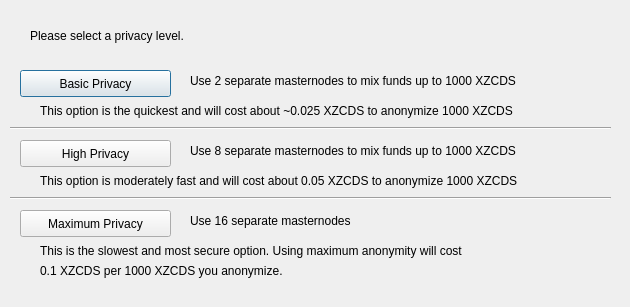
<?xml version="1.0" encoding="UTF-8"?>
<ui version="4.0">
 <class>DarksendConfig</class>
 <widget class="QDialog" name="DarksendConfig">
  <property name="geometry">
   <rect>
    <x>0</x>
    <y>0</y>
    <width>630</width>
    <height>307</height>
   </rect>
  </property>
  <property name="windowTitle">
   <string>Configure PrivateSend</string>
  </property>
  <widget class="QPushButton" name="buttonBasic">
   <property name="geometry">
    <rect>
     <x>20</x>
     <y>70</y>
     <width>151</width>
     <height>27</height>
    </rect>
   </property>
   <property name="text">
    <string>Basic Privacy</string>
   </property>
  </widget>
  <widget class="QPushButton" name="buttonHigh">
   <property name="geometry">
    <rect>
     <x>20</x>
     <y>140</y>
     <width>151</width>
     <height>27</height>
    </rect>
   </property>
   <property name="text">
    <string>High Privacy</string>
   </property>
  </widget>
  <widget class="QPushButton" name="buttonMax">
   <property name="geometry">
    <rect>
     <x>20</x>
     <y>210</y>
     <width>151</width>
     <height>27</height>
    </rect>
   </property>
   <property name="text">
    <string>Maximum Privacy</string>
   </property>
  </widget>
  <widget class="QLabel" name="label">
   <property name="geometry">
    <rect>
     <x>30</x>
     <y>20</y>
     <width>571</width>
     <height>31</height>
    </rect>
   </property>
   <property name="text">
    <string>Please select a privacy level.</string>
   </property>
  </widget>
  <widget class="QLabel" name="label_2">
   <property name="geometry">
    <rect>
     <x>190</x>
     <y>70</y>
     <width>421</width>
     <height>21</height>
    </rect>
   </property>
   <property name="text">
    <string>Use 2 separate masternodes to mix funds up to 1000 XZCDS</string>
   </property>
  </widget>
  <widget class="QLabel" name="label_3">
   <property name="geometry">
    <rect>
     <x>190</x>
     <y>140</y>
     <width>411</width>
     <height>21</height>
    </rect>
   </property>
   <property name="text">
    <string>Use 8 separate masternodes to mix funds up to 1000 XZCDS</string>
   </property>
  </widget>
  <widget class="QLabel" name="label_4">
   <property name="geometry">
    <rect>
     <x>190</x>
     <y>210</y>
     <width>421</width>
     <height>21</height>
    </rect>
   </property>
   <property name="text">
    <string>Use 16 separate masternodes</string>
   </property>
  </widget>
  <widget class="QLabel" name="label_6">
   <property name="geometry">
    <rect>
     <x>40</x>
     <y>100</y>
     <width>561</width>
     <height>21</height>
    </rect>
   </property>
   <property name="text">
    <string>This option is the quickest and will cost about ~0.025 XZCDS to anonymize 1000 XZCDS</string>
   </property>
  </widget>
  <widget class="QLabel" name="label_7">
   <property name="geometry">
    <rect>
     <x>40</x>
     <y>170</y>
     <width>561</width>
     <height>21</height>
    </rect>
   </property>
   <property name="text">
    <string>This option is moderately fast and will cost about 0.05 XZCDS to anonymize 1000 XZCDS</string>
   </property>
  </widget>
  <widget class="QLabel" name="label_8">
   <property name="geometry">
    <rect>
     <x>40</x>
     <y>240</y>
     <width>561</width>
     <height>21</height>
    </rect>
   </property>
   <property name="text">
    <string>This is the slowest and most secure option. Using maximum anonymity will cost</string>
   </property>
  </widget>
  <widget class="QLabel" name="label_9">
   <property name="geometry">
    <rect>
     <x>40</x>
     <y>260</y>
     <width>561</width>
     <height>21</height>
    </rect>
   </property>
   <property name="text">
    <string>0.1 XZCDS per 1000 XZCDS you anonymize.</string>
   </property>
  </widget>
  <widget class="Line" name="line">
   <property name="geometry">
    <rect>
     <x>10</x>
     <y>120</y>
     <width>601</width>
     <height>16</height>
    </rect>
   </property>
   <property name="orientation">
    <enum>Qt::Horizontal</enum>
   </property>
  </widget>
  <widget class="Line" name="line_2">
   <property name="geometry">
    <rect>
     <x>10</x>
     <y>190</y>
     <width>601</width>
     <height>16</height>
    </rect>
   </property>
   <property name="orientation">
    <enum>Qt::Horizontal</enum>
   </property>
  </widget>
 </widget>
 <resources/>
 <connections/>
</ui>
